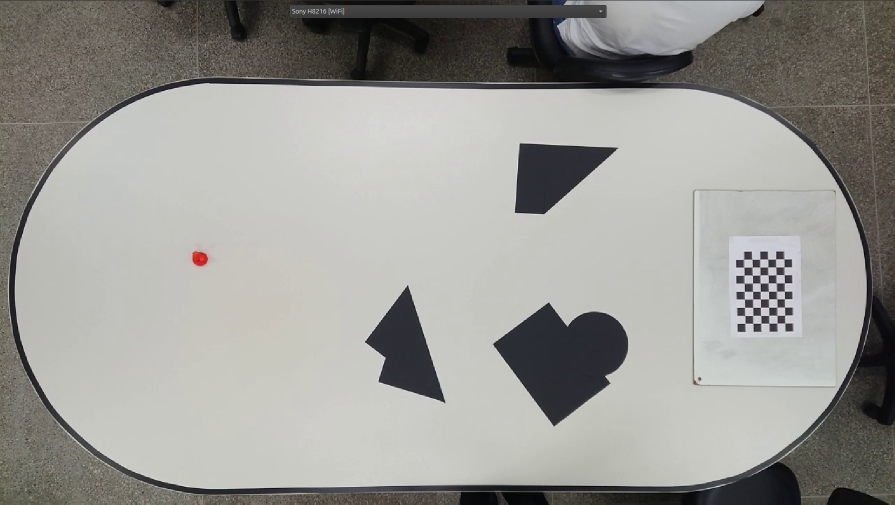
#> input picture novo/xadrez2.png, 1790 x 1009 px (shown at 1/2 size)
$ python main.py
#> lines starting #> are read from the running program, lines starting #| are printed output that depends on the picture; after the words box and inside, x2 and y2 are one past the last pixel; in counts of white or black regions, pixels touching at a corner belong together
### calibracao.py
from dataclasses import dataclass

import cv2
import numpy as np


@dataclass(frozen=True)
class Calibracao:
    pixels_por_cm: float
    angulo_rad: float
    quadrados_detectados: int

    def pixel_para_cm(self, x, y, origem_pixels):
        origem = np.asarray(origem_pixels, dtype=float)
        ponto = np.array([x, y]) - origem

        eixo_x = np.array([np.cos(self.angulo_rad), np.sin(self.angulo_rad)])
        eixo_y = np.array([-np.sin(self.angulo_rad), np.cos(self.angulo_rad)])

        # Inverte a direção dos eixos para que o sentido positivo fique
        # para a direita no X e para cima no Y.
        return (
            float(-np.dot(ponto, eixo_x) / self.pixels_por_cm),
            float(-np.dot(ponto, eixo_y) / self.pixels_por_cm),
        )

    def cm_para_pixel(self, x_cm, y_cm, origem_pixels):
        origem = np.asarray(origem_pixels, dtype=float)
        eixo_x = np.array([np.cos(self.angulo_rad), np.sin(self.angulo_rad)])
        eixo_y = np.array([-np.sin(self.angulo_rad), np.cos(self.angulo_rad)])
        ponto = origem - self.pixels_por_cm * (x_cm * eixo_x + y_cm * eixo_y)
        return float(ponto[0]), float(ponto[1])


def _maior_agrupamento(pontos, distancia_maxima):
    nao_visitados = set(range(len(pontos)))
    agrupamentos = []

    while nao_visitados:
        fila = [nao_visitados.pop()]
        agrupamento = []

        while fila:
            atual = fila.pop()
            agrupamento.append(atual)

            vizinhos = [
                indice for indice in nao_visitados
                if np.linalg.norm(pontos[atual] - pontos[indice]) < distancia_maxima
            ]
            for indice in vizinhos:
                nao_visitados.remove(indice)
                fila.append(indice)

        agrupamentos.append(agrupamento)

    return max(agrupamentos, key=len)


def calibrar_xadrez(caminho, lado_quadrado_cm):
#> called with caminho = 'novo/xadrez2.png', lado_quadrado_cm = 2.35
    imagem = cv2.imread(str(caminho), cv2.IMREAD_GRAYSCALE)
    if imagem is None:
        raise FileNotFoundError(f"Não foi possível abrir a imagem de calibração: {caminho}")
    if lado_quadrado_cm <= 0:
        raise ValueError("O lado do quadrado deve ser maior que zero.")

    altura, largura = imagem.shape
    lado_minimo = min(altura, largura)
    area_imagem = altura * largura

    _, mascara = cv2.threshold(imagem, 70, 255, cv2.THRESH_BINARY_INV)
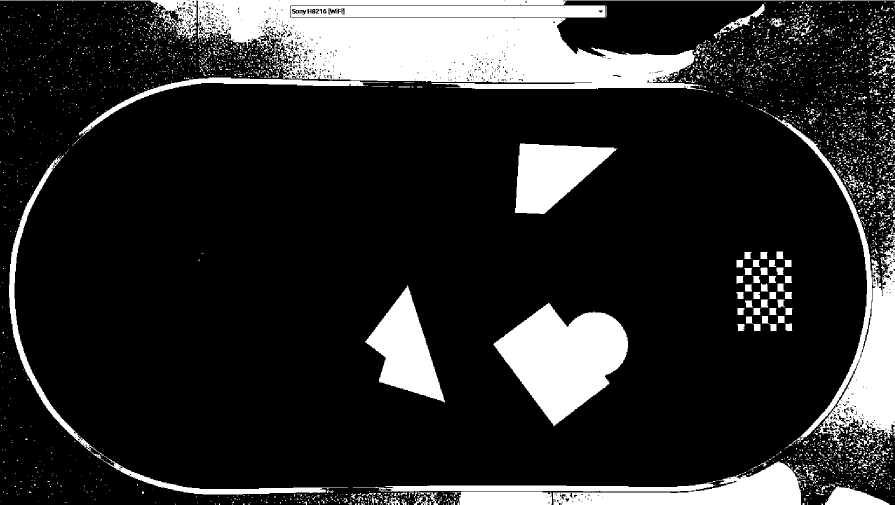
#> mascara: shape (1009, 1790) (shown at 1/2 size); 17.3% white; 3307 white regions (3029 under 20 px), largest, box (x1, y1, x2, y2) and area: (0, 0, 1790, 182) 111406, (987, 606, 1256, 852) 38078, (1549, 234, 1790, 902) 31169
    _, _, estatisticas, centros = cv2.connectedComponentsWithStats(mascara)
#> centros = 3308 pairs, first value 0 to 1789, second value 2.5 to 1007.5

    candidatos = []
    tamanhos = []
    for indice, (_, _, w, h, area) in enumerate(estatisticas[1:], start=1):
        lado = (w + h) / 2
        proporcao = w / h if h else 0
        if (
            0.005 * lado_minimo <= lado <= 0.04 * lado_minimo
            and 0.00007 * area_imagem <= area <= 0.001 * area_imagem
            and 0.65 <= proporcao <= 1.55
        ):
            candidatos.append(centros[indice])
            tamanhos.append(lado)
#> this loop made 3307 passes
#> (lado, proporcao) on passes 611, 1138, 2362: (25.5, 0.7), (28.5, 1.28), (20, 0.905)
#> after the loop, candidatos = 42 pairs, first value 865.5 to 1782.4, second value 101.1 to 994.3; tamanhos = 42 values, max 28.5 at index 1, min 13.5 at index 22, mean 15.85

    if len(candidatos) < 8:
        raise ValueError(
            "Não foram detectados quadrados suficientes na imagem de calibração."
        )

    candidatos = np.asarray(candidatos, dtype=float)
    lado_px_estimado = float(np.median(tamanhos))
#> lado_px_estimado = 14
    agrupamento = _maior_agrupamento(candidatos, lado_px_estimado * 2.7)
#> in _maior_agrupamento, `nao_visitados = set(range(len(pontos)))`: nao_visitados = 42 items
#> the loop in _maior_agrupamento, `while nao_visitados:` made 8 passes
#> after the loop in _maior_agrupamento, `while nao_visitados:`: agrupamentos = 8 items; nao_visitados = 0 items
#> agrupamento = 35 values, max 38 at index 5, min 4 at index 0, mean 21
    centros_xadrez = candidatos[agrupamento]
#> centros_xadrez = 35 pairs, first value 1479 to 1577.2, second value 510.1 to 654.4

    if len(centros_xadrez) < 8:
        raise ValueError(
            "O agrupamento detectado não contém quadrados suficientes para calibrar."
        )

    covariancia = np.cov(centros_xadrez.T)
#> covariancia = [[1061.9, 35.67], [35.67, 2177.9]]
    _, vetores = np.linalg.eigh(covariancia)
#> vetores = [[-0.999, 0.0319], [0.0319, 0.999]]
    eixo_x = vetores[:, -1]
#> eixo_x = [0.0319, 0.999]
    if eixo_x[0] < 0:
        eixo_x = -eixo_x
    angulo_rad = float(np.arctan2(eixo_x[1], eixo_x[0]))
#> angulo_rad = 1.54

    escala = lado_px_estimado / lado_quadrado_cm
#> escala = 5.96
    return Calibracao(
        pixels_por_cm=escala,
        angulo_rad=angulo_rad,
        quadrados_detectados=len(centros_xadrez),
    )


def desenhar_referencial(frame, calibracao, origem_pixels):
    origem = np.asarray(origem_pixels, dtype=float)
    eixo_x = np.array([np.cos(calibracao.angulo_rad), np.sin(calibracao.angulo_rad)])
    eixo_y = np.array([
        -np.sin(calibracao.angulo_rad), np.cos(calibracao.angulo_rad)
    ])
    altura, largura = frame.shape[:2]
    comprimento = max(largura, altura)
    ponto_origem = tuple(np.round(origem).astype(int))

    for eixo, cor, rotulo in (
        (-eixo_x, (255, 255, 0), "+X"),
        (-eixo_y, (255, 0, 255), "+Y"),
    ):
        inicio = tuple(np.round(origem - comprimento * eixo).astype(int))
        fim = tuple(np.round(origem + comprimento * eixo).astype(int))
        cv2.line(frame, inicio, fim, cor, 1)
        ponta = tuple(np.round(origem + comprimento * 0.4 * eixo).astype(int))
        cv2.arrowedLine(frame, ponto_origem, ponta, cor, 2, tipLength=0.03)
        cv2.putText(
            frame, rotulo, (ponta[0] + 8, ponta[1] - 8),
            cv2.FONT_HERSHEY_SIMPLEX, 0.6, cor, 2
        )

    cv2.drawMarker(
        frame, ponto_origem, (0, 0, 255), cv2.MARKER_CROSS, 18, 2
    )
    cv2.putText(
        frame, "Origem (0, 0) cm",
        (ponto_origem[0] + 8, ponto_origem[1] - 8),
        cv2.FONT_HERSHEY_SIMPLEX, 0.5, (0, 0, 255), 2
    )

### proc_img.py
import cv2
import numpy as np
from matplotlib.path import Path
from scipy.spatial import Voronoi
import heapq
from aux_class import Objeto


# ----------------------------------------------------------------------
# Configurações
# ----------------------------------------------------------------------
MIN_AREA = 100
EPSILON_FACTOR = 0.002
LIMITE_PRETO = 95


# ----------------------------------------------------------------------
# Detecção e classificação de formas
# ----------------------------------------------------------------------
def classificarForma(cnt, approx):
    vertices = len(approx)

    area = cv2.contourArea(cnt)
    peri = cv2.arcLength(cnt, True)

    # Circularidade
    circ = (4 * np.pi * area) / (peri ** 2) if peri > 0 else 0

    if vertices >= 8 and circ > 0.85:
        return "Circulo", (0, 255, 255)

    elif vertices == 3:
        return "Triangulo", (255, 0, 0)

    elif vertices == 4:
        # minAreaRect é invariante à rotação (boundingRect não é)
        (_, _), (w, h), _ = cv2.minAreaRect(approx)
        prop = w / h if h > 0 else 0

        if 0.95 <= prop <= 1.05:
            return "Quadrado", (0, 255, 0)
        else:
            return "Retangulo", (0, 165, 255)

    elif vertices == 5:
        return "Pentagono", (255, 0, 255)

    elif vertices == 6:
        return "Hexagono", (0, 0, 255)

    elif vertices == 7:
        return "Heptagono", (128, 0, 128)

    elif vertices == 8:
        return "Octogono", (255, 255, 0)

    else:
        return f"Poligono ({vertices})", (128, 128, 128)


def detectarMarcadoresVermelhos(frame):
    hsv = cv2.cvtColor(frame, cv2.COLOR_BGR2HSV)

    mascara_vermelha = cv2.inRange(
        hsv,
        np.array([0, 200, 50]),
        np.array([20, 255, 255]),
    )
    mascara_vermelha = cv2.bitwise_or(
        mascara_vermelha,
        cv2.inRange(
            hsv,
            np.array([160, 60, 50]),
            np.array([180, 255, 255]),
        ),
    )

    kernel = np.ones((3, 3), np.uint8)
    mascara_vermelha = cv2.morphologyEx(
        mascara_vermelha,
        cv2.MORPH_OPEN,
        kernel,
    )
    mascara_vermelha = cv2.morphologyEx(
        mascara_vermelha,
        cv2.MORPH_CLOSE,
        kernel,
    )

    contornos_vermelhos, _ = cv2.findContours(
        mascara_vermelha,
        cv2.RETR_EXTERNAL,
        cv2.CHAIN_APPROX_SIMPLE,
    )

    centros = []
    mascara_marcadores = np.zeros_like(mascara_vermelha)
    for contorno in contornos_vermelhos:
        area = cv2.contourArea(contorno)
        if area < 100:
            continue

        momentos = cv2.moments(contorno)
        if momentos["m00"] == 0:
            continue

        centro = (
            int(round(momentos["m10"] / momentos["m00"])),
            int(round(momentos["m01"] / momentos["m00"])),
        )

        centros.append(centro)
        cv2.drawContours(
            mascara_marcadores,
            [contorno],
            -1,
            255,
            cv2.FILLED,
        )

    return centros, mascara_marcadores


def detectarFormas(frame, mascara_exclusao=None):
    gray = cv2.cvtColor(frame, cv2.COLOR_BGR2GRAY)
    blur = cv2.GaussianBlur(gray, (5, 5), 0)

    # --------------------------------------------------
    # 1. Identifica a região branca da arena
    # --------------------------------------------------
    _, mascara_arena = cv2.threshold(
        blur, LIMITE_PRETO, 255, cv2.THRESH_BINARY
    )

    kernel = np.ones((5, 5), np.uint8)

    mascara_arena = cv2.morphologyEx(
        mascara_arena, cv2.MORPH_CLOSE, kernel
    )

    # Encontra as regiões brancas
    contornos_arena, _ = cv2.findContours(
        mascara_arena,
        cv2.RETR_EXTERNAL,
        cv2.CHAIN_APPROX_SIMPLE
    )

    if not contornos_arena:
        return [], np.zeros_like(gray)

    # A maior região branca é considerada a arena
    contorno_arena = max(
        contornos_arena, key=cv2.contourArea
    )

    mascara_arena = np.zeros_like(gray)

    cv2.drawContours(
        mascara_arena,
        [contorno_arena],
        -1,
        255,
        cv2.FILLED
    )

    # --------------------------------------------------
    # Obstáculo externo: tudo fora da arena
    # --------------------------------------------------
    mascara_exterior = cv2.bitwise_not(mascara_arena)


    # --------------------------------------------------
    # 2. Detecta obstáculos pretos dentro da arena
    # --------------------------------------------------
    _, mascara_pretos = cv2.threshold(
        blur, LIMITE_PRETO, 255, cv2.THRESH_BINARY_INV
    )

    mascara_obstaculos = cv2.bitwise_and(
        mascara_pretos, mascara_arena
    )

    mascara_obstaculos = cv2.bitwise_or(
        mascara_obstaculos,
        mascara_exterior
    )

    # Remove ruídos pequenos
    kernel_ruido = np.ones((3, 3), np.uint8)

    mascara_obstaculos = cv2.morphologyEx(
        mascara_obstaculos, cv2.MORPH_OPEN, kernel_ruido
    )

    mascara_obstaculos = cv2.morphologyEx(
        mascara_obstaculos, cv2.MORPH_CLOSE, kernel_ruido
    )
    if mascara_exclusao is not None:
        mascara_obstaculos = cv2.bitwise_and(
            mascara_obstaculos, cv2.bitwise_not(mascara_exclusao)
        )

    # --------------------------------------------------
    # 3. Extrai e classifica os obstáculos
    # --------------------------------------------------
    contours, _ = cv2.findContours(
        mascara_obstaculos,
        cv2.RETR_EXTERNAL,
        cv2.CHAIN_APPROX_SIMPLE
    )

    objetos = []

    for cnt in contours:
        area = cv2.contourArea(cnt)

        if area < MIN_AREA:
            continue

        peri = cv2.arcLength(cnt, True)
        approx = cv2.approxPolyDP(
            cnt, EPSILON_FACTOR * peri, True
        )

        if len(approx) < 3:
            continue

        nome, cor = classificarForma(cnt, approx)

        M = cv2.moments(cnt)

        if M["m00"] == 0:
            continue

        cx = int(M["m10"] / M["m00"])
        cy = int(M["m01"] / M["m00"])

        obj = Objeto(
            nome, [cx, cy], cnt, approx,
            len(approx), area, cor
        )

        objetos.append(obj)


    contorno_exterior = contorno_arena

    # Obstáculo correspondente ao exterior da arena
    M = cv2.moments(contorno_exterior)

    if M["m00"] != 0:
        cx = int(M["m10"] / M["m00"])
        cy = int(M["m01"] / M["m00"])

        area_exterior = (
            frame.shape[0] * frame.shape[1]
            - cv2.contourArea(contorno_exterior)
        )

        obj_exterior = Objeto(
            "Exterior",
            [cx, cy],
            contorno_exterior,
            contorno_exterior,
            len(contorno_exterior),
            area_exterior,
            (0, 0, 255)
        )

        # objetos.append(obj_exterior)

    return objetos, mascara_obstaculos

### aux_class.py


class Objeto():
    def __init__(self, nome, centroide, contorno, poligono, vertices, area, cor):
        self.nome = nome
        self.centroide = centroide
        self.contorno = contorno
        self.poligono = poligono
        self.vertices = vertices
        self.area = area
        self.cor = cor


class Robo():
    # [5 lines left out: function __init__, not called in this run]


### voronoi.py
import numpy as np
import cv2
from matplotlib.path import Path
from scipy.spatial import Voronoi
import heapq

# ----------------------------------------------------------------------
# Configurações
# ----------------------------------------------------------------------
PASSO_AMOSTRA = 10        # distância (px) entre sites ao longo do contorno


def dilatar_obstaculos(obstaculos, raio_px, dimensoes):
    if raio_px < 0:
        raise ValueError("O raio de dilatação não pode ser negativo.")
    if not obstaculos or raio_px == 0:
        return [np.asarray(poligono, dtype=float) for poligono in obstaculos]

    largura, altura = dimensoes
    mascara = np.zeros((altura, largura), dtype=np.uint8)
    contornos = [
        np.round(poligono).astype(np.int32).reshape(-1, 1, 2)
        for poligono in obstaculos
    ]
    cv2.fillPoly(mascara, contornos, 255)

    raio_kernel = int(np.ceil(raio_px))
    tamanho_kernel = 2 * (raio_kernel + 1) + 1
    kernel = cv2.getStructuringElement(
        cv2.MORPH_ELLIPSE, (tamanho_kernel, tamanho_kernel)
    )
    mascara = cv2.dilate(mascara, kernel)

    contornos_dilatados, _ = cv2.findContours(
        mascara, cv2.RETR_EXTERNAL, cv2.CHAIN_APPROX_SIMPLE
    )
    return [
        cv2.approxPolyDP(contorno, 1.0, True).reshape(-1, 2).astype(float)
        for contorno in contornos_dilatados
        if len(contorno) >= 3
    ]


# [7 lines left out: function regular_polygon, not called in this run]


def point_in_polygon(pt, poly):
    return Path(poly).contains_point(pt)


# [105 lines left out: functions point_in_any_polygon, dist_point_polygon, segment_inside_obstacle, dist_point_segment, inside_bounds, segment_intersects_obstacles, not called in this run]


def amostrar_poligono(poly, passo=PASSO_AMOSTRA):
    # Gera pontos ao longo de TODAS as arestas do polígono (não só os vértices),
    # para o Voronoi aproximar bem a distância às arestas retas.
    pts = []

    for i in range(len(poly)):
        a = poly[i]
        b = poly[(i + 1) % len(poly)]

        n = max(int(np.linalg.norm(b - a) / passo), 1)

        for t in np.linspace(0, 1, n, endpoint=False):
            pts.append(a + t * (b - a))

    return np.array(pts)


def build_voronoi_roadmap(obstaculos, limites):
    if not obstaculos:
        return []

    # Sites = pontos amostrados no contorno de cada obstáculo,
    # guardando de qual obstáculo cada ponto veio.
    amostras = [amostrar_poligono(poly) for poly in obstaculos]

    pontos = np.vstack(amostras)
    ids = np.concatenate([
        np.full(len(pts), i) for i, pts in enumerate(amostras)
    ])

    xmin, ymin, xmax, ymax = limites
    espelhado = []

    for x, y in pontos:
        espelhado += [(2*xmin - x, y), (2*xmax - x, y),
                      (x, 2*ymin - y), (x, 2*ymax - y)]

    # Espelhos só servem para fechar as células; id -1 = "não é obstáculo real"
    ids_esp = np.full(len(espelhado), -1)

    vor = Voronoi(np.vstack([pontos, espelhado]))
    todos_ids = np.concatenate([ids, ids_esp])

    bordas = []

    # ridge_points informa quais dois sites geram cada aresta
    for (s1, s2), (p1, p2) in zip(vor.ridge_points, vor.ridge_vertices):
        if p1 == -1 or p2 == -1:
            continue

        # Descarta arestas que envolvem espelhos (ficam sobre a borda da imagem)
        if todos_ids[s1] < 0 or todos_ids[s2] < 0:
            continue

        # Descarta arestas entre pontos do MESMO obstáculo
        if todos_ids[s1] == todos_ids[s2]:
            continue

        a, b = vor.vertices[p1], vor.vertices[p2]

        # Verificar os limites da imagem
        if not inside_bounds(a, limites):
            continue

        if not inside_bounds(b, limites):
            continue

        # Verificar se os extremos estão dentro dos obstáculos
        if point_in_any_polygon(a, obstaculos):
            continue

        if point_in_any_polygon(b, obstaculos):
            continue

        # Verificar se o segmento cruza obstáculos
        if segment_intersects_obstacles(a, b, obstaculos):
            continue

        # Verificar o ponto médio
        if segment_inside_obstacle(a, b, obstaculos):
            continue

        bordas.append((a, b))

    return bordas


def dijkstra_on_edges(edges, start, goal):
    graph = {}

    # Construir o grafo
    for a, b in edges:
        a, b = tuple(a), tuple(b)
        dist = np.linalg.norm(np.array(a) - np.array(b))

        graph.setdefault(a, []).append((b, dist))
        graph.setdefault(b, []).append((a, dist))

    if not graph:
        return []

    start = tuple(start)
    goal = tuple(goal)

    # Encontrar os nós mais próximos do início e do objetivo
    nos = list(graph.keys())

    no_start = min(nos, key=lambda p: np.linalg.norm(np.array(p) - start))
    no_goal = min(nos, key=lambda p: np.linalg.norm(np.array(p) - goal))

    # Conectar início e objetivo ao grafo
    graph.setdefault(start, []).append(
        (no_start, np.linalg.norm(np.array(start) - no_start))
    )
    graph.setdefault(no_start, []).append(
        (start, np.linalg.norm(np.array(start) - no_start))
    )

    graph.setdefault(goal, []).append(
        (no_goal, np.linalg.norm(np.array(goal) - no_goal))
    )
    graph.setdefault(no_goal, []).append(
        (goal, np.linalg.norm(np.array(goal) - no_goal))
    )

    # Dijkstra
    fila = [(0, start, [start])]
    visitados = set()

    while fila:
        custo, atual, caminho = heapq.heappop(fila)

        if atual in visitados:
            continue

        visitados.add(atual)

        if atual == goal:
            return caminho

        for vizinho, peso in graph.get(atual, []):
            if vizinho not in visitados:
                heapq.heappush(
                    fila,
                    (custo + peso, vizinho, caminho + [vizinho])
                )

    return []

### main.py
import cv2
import numpy as np
from aux_class import Objeto
from calibracao import Calibracao, calibrar_xadrez, desenhar_referencial
from proc_img import detectarFormas, detectarMarcadoresVermelhos
from voronoi import (
    build_voronoi_roadmap,
    dilatar_obstaculos,
    dijkstra_on_edges,
    point_in_any_polygon,
)


# ----------------------------------------------------------------------
# Configurações
# ----------------------------------------------------------------------
IMAGEM_CALIBRACAO = "novo/xadrez2.png"
IMAGEM_PROCESSAMENTO = "novo/mesa_ponto_vermelho3.png"
LADO_QUADRADO_CM = 2.35
ORIGEM_PIXELS = (210, 500)
INICIO_CM = (-30.0, 23.0)
OBJETIVO_CM = (30.0, 86.0)
RAIO_ROBO_CM = 12.5


def desenharResultados(
    frame, objetos: list[Objeto], calibracao: Calibracao
):
    for obj in objetos:
        cx, cy = obj.centroide

        cv2.drawContours(frame, [obj.contorno], -1, (128, 128, 128), 1)
        cv2.drawContours(frame, [obj.poligono], -1, obj.cor, 3)
        cv2.circle(frame, (cx, cy), 4, obj.cor, -1)

        if obj.area >= 1000:
            x_cm, y_cm = calibracao.pixel_para_cm(
                cx, cy, ORIGEM_PIXELS
            )
            rotulo = f"{obj.nome} ({x_cm:.1f}, {y_cm:.1f}) cm"
        else:
            rotulo = f"{obj.nome} ({obj.vertices}v)"
        cv2.putText(
            frame, rotulo, (cx - 30, cy - 12),
            cv2.FONT_HERSHEY_SIMPLEX, 0.5, (255, 255, 255), 2
        )

    return frame


def selecionar_regiao(frame):
    janela = "Selecione a região para processar"
    ponto_inicial = None
    ponto_atual = None

    # [9 lines left out: function _on_event, not called in this run]

    cv2.namedWindow(janela, cv2.WINDOW_NORMAL)
    cv2.setMouseCallback(janela, _on_event)

    while True:
        display = frame.copy()

        if ponto_inicial is not None and ponto_atual is not None:
            x0 = min(ponto_inicial[0], ponto_atual[0])
            x1 = max(ponto_inicial[0], ponto_atual[0])
            y0 = min(ponto_inicial[1], ponto_atual[1])
            y1 = max(ponto_inicial[1], ponto_atual[1])
            cv2.rectangle(display, (x0, y0), (x1, y1), (0, 255, 0), 2)

        cv2.imshow(janela, display)
        tecla = cv2.waitKey(1) & 0xFF

        if ponto_inicial is not None and ponto_atual is not None:
            x0 = min(ponto_inicial[0], ponto_atual[0])
            x1 = max(ponto_inicial[0], ponto_atual[0])
            y0 = min(ponto_inicial[1], ponto_atual[1])
            y1 = max(ponto_inicial[1], ponto_atual[1])

            if tecla == ord('c'):
                cv2.destroyWindow(janela)
                return frame[y0:y1, x0:x1]

        if tecla == ord('q'):
            cv2.destroyWindow(janela)
            return frame


def main():
    calibracao = calibrar_xadrez(IMAGEM_CALIBRACAO, LADO_QUADRADO_CM)
    print(
        f"Calibração: {calibracao.pixels_por_cm:.2f} px/cm; "
        f"ângulo dos eixos: {np.degrees(calibracao.angulo_rad):.2f}°; "
        f"quadrados detectados: {calibracao.quadrados_detectados}"
    )
#| Calibração: 5.96 px/cm; ângulo dos eixos: 88.17°; quadrados detectados: 35

    frame = cv2.imread(IMAGEM_PROCESSAMENTO)
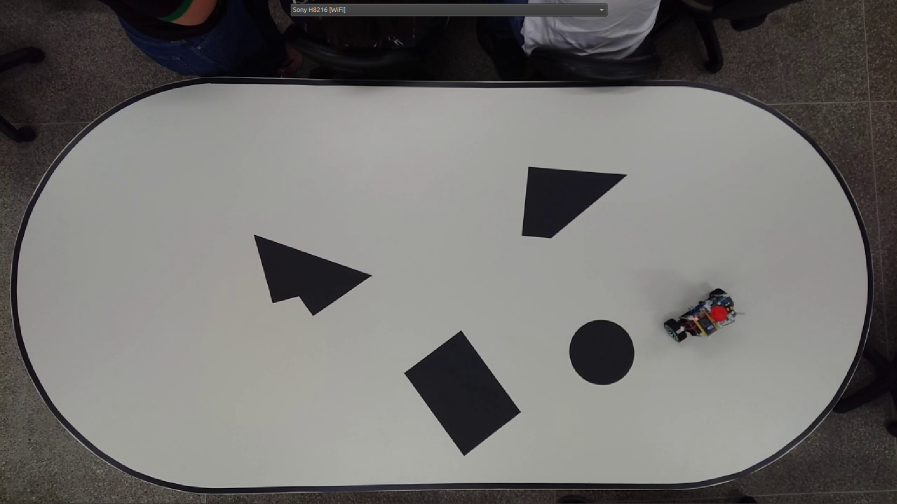
#> input picture novo/mesa_ponto_vermelho3.png, 1793 x 1008 px (shown at 1/2 size)
#> frame is the input picture: shape (1008, 1793, 3); mean B, G, R 110.6, 112.3, 114.3
    if frame is None:
        raise FileNotFoundError(
            f"Não foi possível abrir a imagem de processamento: {IMAGEM_PROCESSAMENTO}"
        )

    frame = selecionar_regiao(frame)
#> (key q is pressed here)
#> (the rest of the program and of its run is left out)
